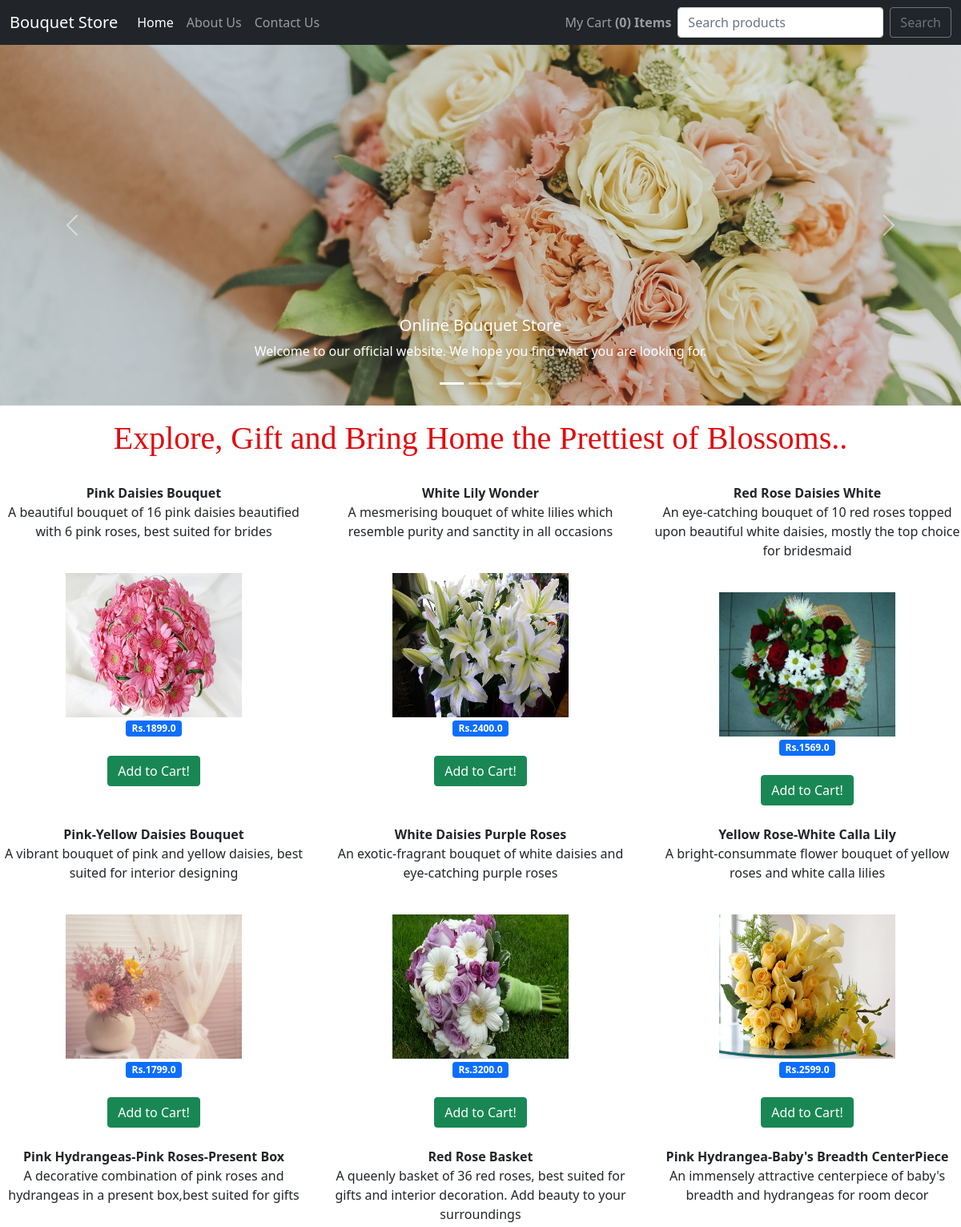
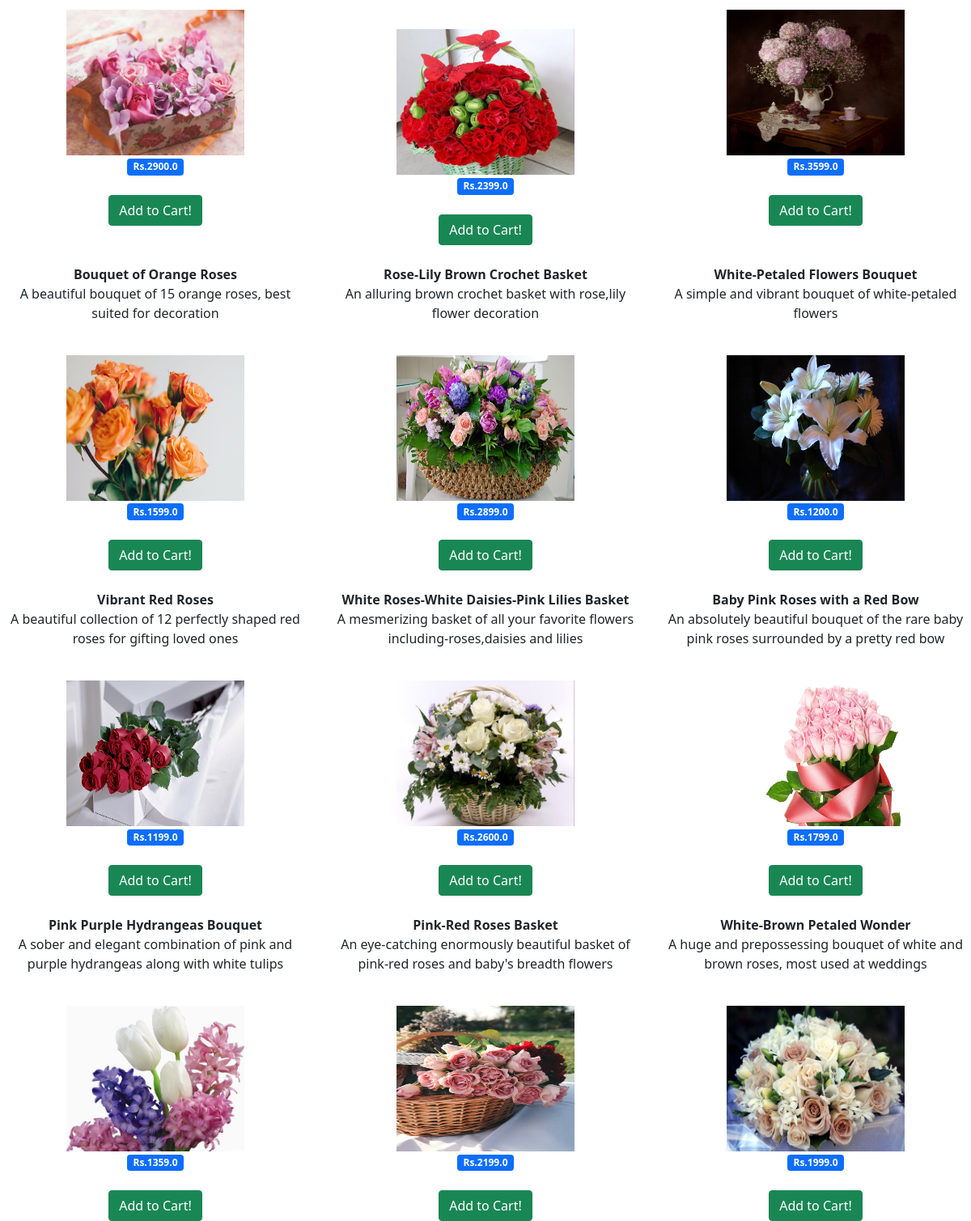
The page / on the database its author committed (2 pictures, top to bottom).
### main/models.py (models this page shows)
class Product(models.Model):
    name=models.CharField(max_length=850)
    price=models.FloatField()
    description=models.TextField()
    imglink=models.CharField(max_length=850)

### main/views.py (the view)
# urls.py: path('',views.index,name="home"),
def index(request):
    if 'cart' not in request.session:
        request.session['cart']=[]
    cart=request.session['cart']
    request.session.set_expiry(0)
    store_items=Product.objects.all()
    context={'store_items':store_items,'cart_size':len(cart)}
    if request.method=="POST":
        cart.append(int(request.POST['obj_id']))
        messages.success(request, 'Item added to Cart!')
        return redirect('home')
    return render(request,"index.html",context)

### templates/index.html (shortened to what this page needs)
{% extends 'base.html' %}
{% block body %}
<div class="container-fluid"  style=" padding:0px">
<div id="carouselExampleCaptions" class="carousel slide" data-bs-ride="carousel">
  <div class="carousel-indicators">
    <button type="button" data-bs-target="#carouselExampleCaptions" data-bs-slide-to="0" class="active" aria-current="true" aria-label="Slide 1"></button>
    <button type="button" data-bs-target="#carouselExampleCaptions" data-bs-slide-to="1" aria-label="Slide 2"></button>
    <button type="button" data-bs-target="#carouselExampleCaptions" data-bs-slide-to="2" aria-label="Slide 3"></button>
  </div>
  <div class="carousel-inner">
    <div class="carousel-item active">
      <img src="/static/1st.jfif" class="d-block w-100" alt="...">
      <div class="carousel-caption d-none d-md-block">
        <h5>Online Bouquet Store</h5>
        <p>Welcome to our official website. We hope you find what you are looking for. </p>
      </div>
    </div>
  </div>
  <button class="carousel-control-prev" type="button" data-bs-target="#carouselExampleCaptions" data-bs-slide="prev">
    <span class="carousel-control-prev-icon" aria-hidden="true"></span>
  </button>
  <button class="carousel-control-next" type="button" data-bs-target="#carouselExampleCaptions" data-bs-slide="next">
    <span class="carousel-control-next-icon" aria-hidden="true"></span>
  </button>
</div>
</div>
<div class="container" style="padding-top: 15px;">
<h1 class="padding-top: 15px;"><center><font face="arvo" color="neon blue">Explore, Gift and Bring Home the Prettiest of Blossoms..</font> </center></h1>
    </div>
  <div class="row">
            {% for product in store_items %}
            <div class="col-md-4 well mt-4" style="text-align:center">
            <b>{{product.name}}</b>
            <br>
            <p>{{product.description}}</p><br>
            <img src={{product.imglink}} style="width: 220px; height: 180px;"><br>
            <span class ="badge bg-primary">Rs.{{product.price}}</span><br><br>
            <form method = "post">
                <input type="submit" value="Add to Cart!" class="btn btn-success">
            </form>
            </div>
            {% endfor %}
        </div>
{% endblock body %}

### templates/base.html (shortened to what this page needs)
<!doctype html>
<html lang="en">
  <head>
    <link href="https://cdn.jsdelivr.net/npm/bootstrap@5.0.2/dist/css/bootstrap.min.css" rel="stylesheet">
  </head>
  <body>
<nav class="navbar navbar-expand-lg navbar-dark bg-dark">
  <div class="container-fluid">
    <a class="navbar-brand" href="/">Bouquet Store</a>
    <div class="collapse navbar-collapse" id="navbarSupportedContent">
      <ul class="navbar-nav me-auto mb-2 mb-lg-0">
        <li class="nav-item">
          <a class="nav-link active" aria-current="page" href="">Home</a>
        </li>
        <li class="nav-item">
          <a class="nav-link" href="/about">About Us</a>
        </li>
        <li class="nav-item">
          <a class="nav-link" href="/contact">Contact Us</a>
        </li>
        </ul>
      <ul class="navbar-nav ml-auto mb-2 mb-lg-0">
        <li class="nav-item">
          <a class="nav-link" href="/cart">My Cart <b>({{cart_size}}) Items</b></a>
        </li>
      </ul>
      <form class="d-flex" method="POST" action={% url 'search_product'%}>
        <input class="form-control me-2" type="search" placeholder="Search products" aria-label="Search" name="searched">
        <button class="btn btn-outline-secondary" type="submit">Search</button>
      </form>
    </div>
  </div>
</nav>
{% block body %}{% endblock body %}
  </body>
</html>

### rows shown on the page
Product: name "Pink Daisies Bouquet", description "A beautiful bouquet of 16 pink daisies beautified with 6 pink roses, best suited for brides", imglink (picture), price "1899.0"
Product: name "White Lily Wonder", description "A mesmerising bouquet of white lilies which resemble purity and sanctity in all occasions", imglink (picture), price "2400.0"
Product: name "Red Rose Daisies White", description "An eye-catching bouquet of 10 red roses topped upon beautiful white daisies, mostly the top choice for bridesmaid", imglink (picture), price "1569.0"
Product: name "Pink-Yellow Daisies Bouquet", description "A vibrant bouquet of pink and yellow daisies, best suited for interior designing", imglink (picture), price "1799.0"
Product: name "White Daisies Purple Roses", description "An exotic-fragrant bouquet of white daisies and eye-catching purple roses", imglink (picture), price "3200.0"
Product: name "Yellow Rose-White Calla Lily", description "A bright-consummate flower bouquet of yellow roses and white calla lilies", imglink (picture), price "2599.0"
Product: name "Pink Hydrangeas-Pink Roses-Present Box", description "A decorative combination of pink roses and hydrangeas in a present box,best suited for gifts", imglink (picture), price "2900.0"
Product: name "Red Rose Basket", description "A queenly basket of 36 red roses, best suited for gifts and interior decoration. Add beauty to your surroundings", imglink (picture), price "2399.0"
Product: name "Pink Hydrangea-Baby's Breadth CenterPiece", description "An immensely attractive centerpiece of baby's breadth and hydrangeas for room decor", imglink (picture), price "3599.0"
Product: name "Bouquet of Orange Roses", description "A beautiful bouquet of 15 orange roses, best suited for decoration", imglink (picture), price "1599.0"
Product: name "Rose-Lily Brown Crochet Basket", description "An alluring brown crochet basket with rose,lily flower decoration", imglink (picture), price "2899.0"
Product: name "White-Petaled Flowers Bouquet", description "A simple and vibrant bouquet of white-petaled flowers", imglink (picture), price "1200.0"
Product: name "Vibrant Red Roses", description "A beautiful collection of 12 perfectly shaped red roses for gifting loved ones", imglink (picture), price "1199.0"
Product: name "White Roses-White Daisies-Pink Lilies Basket", description "A mesmerizing basket of all your favorite flowers including-roses,daisies and lilies", imglink (picture), price "2600.0"
Product: name "Baby Pink Roses with a Red Bow", description "An absolutely beautiful bouquet of the rare baby pink roses surrounded by a pretty red bow", imglink (picture), price "1799.0"
Product: name "Pink Purple Hydrangeas Bouquet", description "A sober and elegant combination of pink and purple hydrangeas along with white tulips", imglink (picture), price "1359.0"
Product: name "Pink-Red Roses Basket", description "An eye-catching enormously beautiful basket of pink-red roses and baby's breadth flowers", imglink (picture), price "2199.0"
Product: name "White-Brown Petaled Wonder", description "A huge and prepossessing bouquet of white and brown roses, most used at weddings", imglink (picture), price "1999.0"

### other values the page prints
{{ cart_size }} "0"
